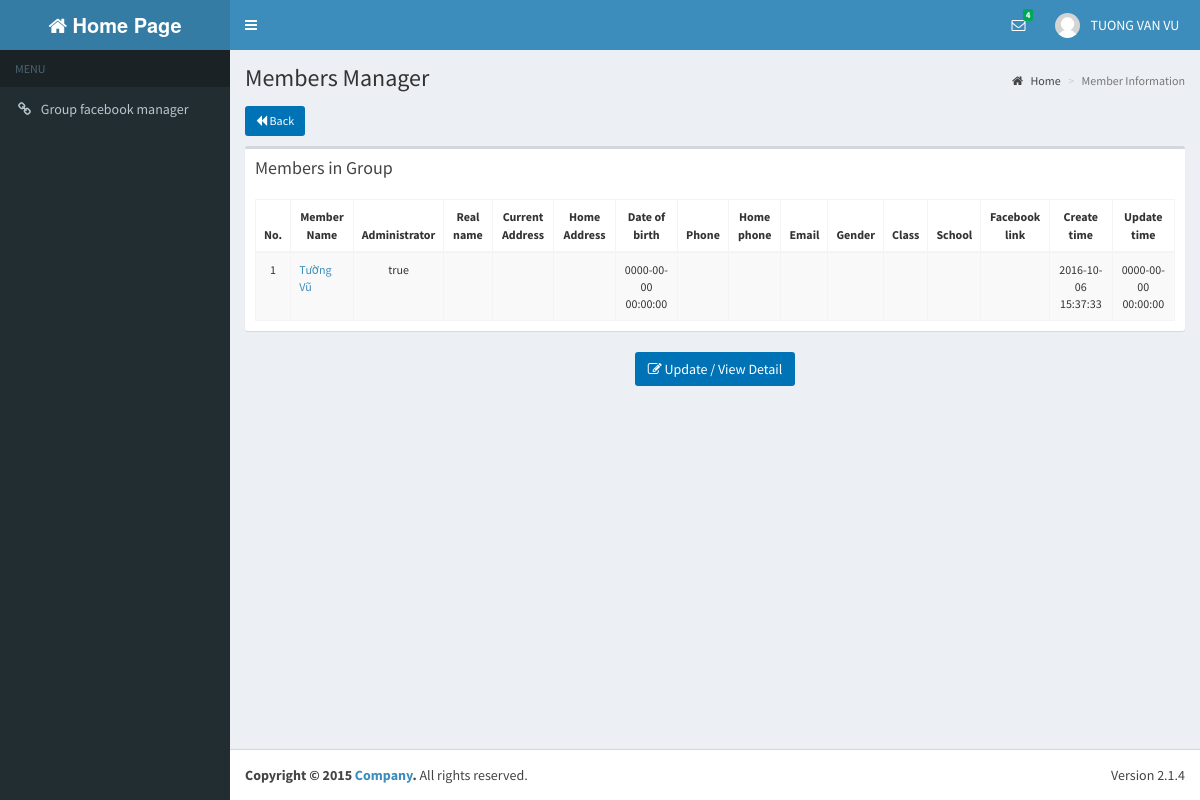
The page /memberView.php?facebookGroupId=548960115147783&groupId=58 (signed in) on the database its author committed.
### tables this page shows
CREATE TABLE IF NOT EXISTS `users` (
  `UserId` int(20) NOT NULL AUTO_INCREMENT,
  `UserName` varchar(30) NOT NULL,
  `Password` varchar(16) NOT NULL,
  `FullName` varchar(50) DEFAULT NULL,
  `Address1` varchar(100) DEFAULT NULL,
  `Birthday` datetime DEFAULT NULL,
  `PhoneNumber1` varchar(15) DEFAULT NULL,
  `Email` varchar(50) DEFAULT NULL,
  `Gender` varchar(10) DEFAULT NULL,
  `CreateTime` timestamp NOT NULL DEFAULT '0000-00-00 00:00:00',
  `UpdateTime` timestamp NOT NULL DEFAULT '0000-00-00 00:00:00' ON UPDATE CURRENT_TIMESTAMP,
  `Avatar` varchar(100) DEFAULT NULL,
  `PhoneNumber2` varchar(100) DEFAULT NULL,
  `Address2` varchar(100) DEFAULT NULL,
  `Class` varchar(50) DEFAULT NULL,
  `School` varchar(100) DEFAULT NULL,
  `FacebookId` varchar(50) DEFAULT NULL,
  PRIMARY KEY (`UserId`),
  KEY `avatar` (`Avatar`)
);

CREATE TABLE IF NOT EXISTS `members` (
  `MemberId` int(20) NOT NULL AUTO_INCREMENT,
  `FacebookIdMember` varchar(30) NOT NULL,
  `Name` varchar(100) NOT NULL,
  `Administrator` tinyint(1) DEFAULT NULL,
  `GroupId` int(20) DEFAULT NULL,
  `RealName` varchar(200) DEFAULT NULL,
  `Address1` varchar(100) DEFAULT NULL,
  `Address2` varchar(100) DEFAULT NULL,
  `Birthday` datetime DEFAULT NULL,
  `PhoneNumber1` varchar(15) DEFAULT NULL,
  `PhoneNumber2` varchar(15) DEFAULT NULL,
  `Email` varchar(30) DEFAULT NULL,
  `Gender` varchar(10) DEFAULT NULL,
  `Class` varchar(100) DEFAULT NULL,
  `School` varchar(100) DEFAULT NULL,
  `FacebookLink` varchar(100) DEFAULT NULL,
  `FacebookProfileId` varchar(100) DEFAULT NULL,
  `CreateTime` timestamp NOT NULL DEFAULT '0000-00-00 00:00:00',
  `UpdateTime` timestamp NOT NULL DEFAULT '0000-00-00 00:00:00' ON UPDATE CURRENT_TIMESTAMP,
  PRIMARY KEY (`MemberId`),
  KEY `fk_members_groups_idx` (`GroupId`)
);

### memberView.php (the view, shortened to what the rows shown need)
<!DOCTYPE html>
<?php
require_once '/dao/daoUsers.php';
require_once '/models/users.php';
require_once '/dao/daoMembers.php';
require_once '/models/members.php';
$userNameLogin = getUserById($_SESSION['user_id']);
if (isset($_GET['groupId'])) {
    $listMembers = (array) getListMembersUsingGroupId($_GET['groupId']);
}else {
    header("Location: homePage.php");
    return;
}
?>
<html>
    <head>
        <?php include 'includeCss.php'; ?>
        <link rel="stylesheet" href="bootstrap/css/sweetalert.css"/>
    </head>
    <body class="hold-transition skin-blue sidebar-mini">
        <div class="wrapper">
            <?php include 'includeTab.php';?>
            <div class="content-wrapper">
                <section class="content-header">
                    <h1>
                        Members Manager
                    </h1>
                </section>
                <section class="content">
                    <form id="form_id"  method="post" enctype="multipart/form-data">
                        <div class="row">
                            <div class="col-md-12">
                                <div class="box table-responsive">
                                    <div class="box-body ">
                                        <table name= "data" id="example1" class="table table-bordered text-sm table-striped" cellspacing="0" width="100%">
                                            <thead>
                                                <tr>
                                                    <th class="text-center" >No.</th>
                                                    <th class="text-center" >Member Name</th>
                                                    <th class="text-center" >Administrator</th>
                                                    <th class="text-center" >Real name</th>
                                                    <th class="text-center" >Current Address</th>
                                                    <th class="text-center" >Home Address</th>
                                                    <th class="text-center" >Date of birth</th>
                                                    <th class="text-center" >Phone</th>
                                                    <th class="text-center" >Home phone</th>
                                                    <th class="text-center" >Email</th>
                                                    <th class="text-center" >Gender</th>
                                                    <th class="text-center" >Class</th>
                                                    <th class="text-center" >School</th>
                                                    <th class="text-center" >Facebook link</th>
                                                    <th class="text-center" >Create time</th>
                                                    <th class="text-center" >Update time</th>
                                                </tr>
                                            </thead>
                                            <tbody>
                                                <?php
                                                $i = 1;
                                                foreach ($listMembers as $row) {
                                                    echo '<tr>';
                                                    echo "<td class=\"text-center\">{$i}</td>";
                                                    echo "<td class=\"text-left\"><a href=https://www.facebook.com/{$row->getFacebookIdMember()}>{$row->getName()}</a></td>";
                                                    if ($row->getAdministrator() == 1)
                                                        echo "<td class=\"text-center\">true</td>";
                                                    else
                                                        echo "<td class=\"text-center\">false</td>";
                                                    echo "<td class=\"text-center\">{$row->getRealName()}</td>";
                                                    echo "<td class=\"text-center\">{$row->getAddress1()}</td>";
                                                    echo "<td class=\"text-center\">{$row->getAddress2()}</td>";
                                                    echo "<td class=\"text-center\">{$row->getBirthday()}</td>";
                                                    echo "<td class=\"text-center\">{$row->getPhoneNumber1()}</td>";
                                                    echo "<td class=\"text-center\">{$row->getPhoneNumber2()}</td>";
                                                    echo "<td class=\"text-center\">{$row->getEmail()}</td>";
                                                    echo "<td class=\"text-center\">{$row->getGender()}</td>";
                                                    echo "<td class=\"text-center\">{$row->getClass()}</td>";
                                                    echo "<td class=\"text-center\">{$row->getSchool()}</td>";
                                                    echo "<td class=\"text-center\">{$row->getFacebookLink()}</td>";
                                                    echo "<td class=\"text-center\">{$row->getCreateTime()}</td>";
                                                    echo "<td class=\"text-center\">{$row->getUpdateTime()}</td>";
                                                    echo '</tr>';
                                                    $i++;
                                                }
                                                ?>
                                            </tbody>
                                        </table>
                                    </div>
                                </div>
                            </div>
                        </div>
                    </form>
                </section>
            </div>
        </div>
    </body>
</html>

### includeTab.php (shortened to what the rows shown need)
<header class="main-header">
    <nav class="navbar navbar-static-top" role="navigation">
        <div class="navbar-custom-menu">
            <ul class="nav navbar-nav">
                <li class="dropdown user user-menu">
                    <a href="#" class="dropdown-toggle" data-toggle="dropdown">
                        <img src="dist/img/user2-160x160.jpg" class="user-image" alt="User Image">
                        <span class="hidden-xs"> <?php echo $userNameLogin->getFullName(); ?>&nbsp;&nbsp; </span>
                    </a>
                </li>
            </ul>
        </div>
    </nav>
</header>

### rows shown on the page
users: FullName "TUONG VAN VU"
members: Name "Tường Vũ", Administrator "true", Birthday "0000-00-00 00:00:00", CreateTime "2016-10-06 15:37:33", UpdateTime "0000-00-00 00:00:00"

### other values the page prints
$numInbox "4"
